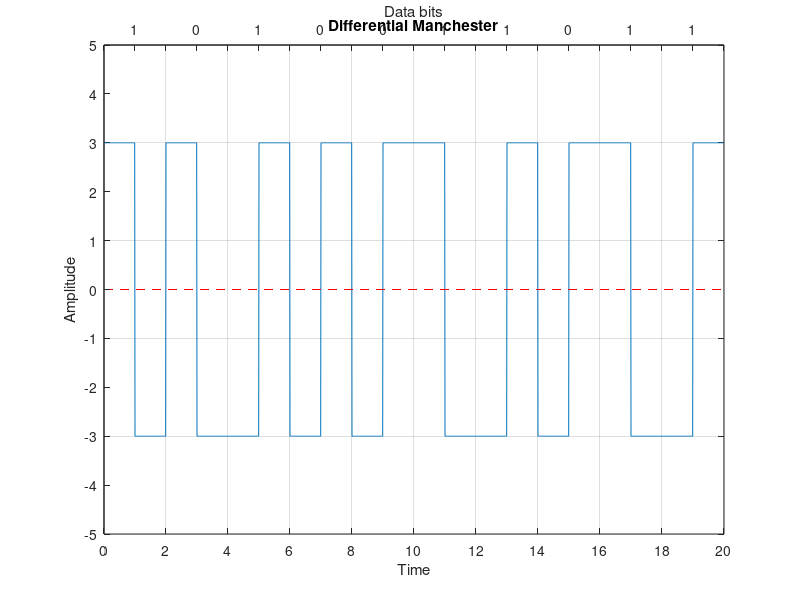

The MATLAB script that drew this image:
clear all;
close all;
clc;

bits = [1 0 1 0 0 1 1 0 1 1];
bit_duration = 2;

fs = 100;
Total_time = length(bits) * bit_duration;   # time needed to send whole data
t = 0: 1/fs: Total_time-(1/fs);

one = [ones(1, (fs/2) * bit_duration).*3, ones(1, (fs/2) * bit_duration).*-3];
zero = [ones(1, (fs/2) * bit_duration).*-3, ones(1, (fs/2) * bit_duration).*3];

# sender end
prv_bit = zero;
for i = 1 : length(bits)
  if bits(i) == 0
    diff_manchester(((i-1) * bit_duration * fs) + 1 : i * bit_duration * fs) = prv_bit;
  else
    prv_bit = prv_bit .* -1;
    diff_manchester(((i-1) * bit_duration * fs) + 1 : i * bit_duration * fs) = prv_bit;
  endif
endfor

# ploting
plot(t, diff_manchester);
xticks([0: bit_duration: Total_time]);
yticks([-5: 2: 5]);
ylim([-5, 5]);
xlim([0, Total_time]);
grid on;
title("Differential Manchester");
xlabel("Time");
ylabel("Amplitude");
line ([0, Total_time], [0 0], "linestyle", "--", "color", "r");

% Top axis
ax1=gca;
ax2 = axes('Position', get(ax1, 'Position'), 'Color', 'none');
set(ax2, 'XAxisLocation', 'top');
set(ax2, 'XLim', get(ax1, 'XLim'));
set(ax2, 'YLim', get(ax1, 'YLim'));
set(ax2, 'XTick', [bit_duration/2: bit_duration: Total_time]);
set(ax2, 'XTickLabel', bits);
set(ax2, 'XLabel', 'Data bits');


# receiver end
checker = one;
for i = 1 : length(diff_manchester)/(bit_duration * fs)
  if diff_manchester(((i-1) * bit_duration * fs) + 1 : i * bit_duration * fs) == checker
    rcv_data(i) = 1;
    checker = checker .* -1;
  else
    rcv_data(i) = 0;
  endif
endfor

disp(rcv_data);
